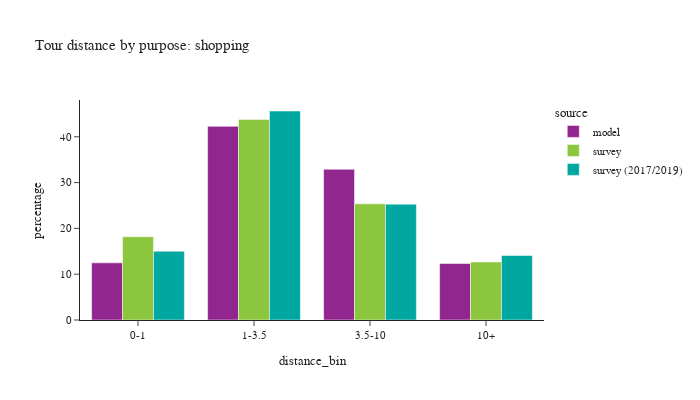

This figure's notebook cell:
### Code cell
plot_bins(tour, tour['pdpurp'] == 5, 'shopping')

### Figure 1 — Plotly figure (JSON) as saved in the notebook; plotly's stock layout.template omitted (floating-point values rounded to 4 significant figures)
{"data": [{"alignmentgroup": "True", "customdata": [[17498], [59288], [46152], [17299]], "hovertemplate": "source=model<br>distance_bin=%{x}<br>percentage=%{y}<br>sample count=%{customdata[0]}<extra></extra>", "legendgroup": "model", "marker": {"color": "#91268F", "pattern": {"shape": ""}}, "name": "model", "offsetgroup": "model", "orientation": "v", "showlegend": true, "textposition": "auto", "type": "bar", "x": ["0-1", "1-3.5", "3.5-10", "10+"], "xaxis": "x", "y": [12.48, 42.28, 32.91, 12.34], "yaxis": "y"}, {"alignmentgroup": "True", "customdata": [[434], [486], [368], [115]], "hovertemplate": "source=survey<br>distance_bin=%{x}<br>percentage=%{y}<br>sample count=%{customdata[0]}<extra></extra>", "legendgroup": "survey", "marker": {"color": "#8CC63E", "pattern": {"shape": ""}}, "name": "survey", "offsetgroup": "survey", "orientation": "v", "showlegend": true, "textposition": "auto", "type": "bar", "x": ["0-1", "1-3.5", "3.5-10", "10+"], "xaxis": "x", "y": [18.17, 43.8, 25.37, 12.66], "yaxis": "y"}, {"alignmentgroup": "True", "customdata": [[983], [934], [528], [149]], "hovertemplate": "source=survey (2017/2019)<br>distance_bin=%{x}<br>percentage=%{y}<br>sample count=%{customdata[0]}<extra></extra>", "legendgroup": "survey (2017/2019)", "marker": {"color": "#00A7A0", "pattern": {"shape": ""}}, "name": "survey (2017/2019)", "offsetgroup": "survey (2017/2019)", "orientation": "v", "showlegend": true, "textposition": "auto", "type": "bar", "x": ["0-1", "1-3.5", "3.5-10", "10+"], "xaxis": "x", "y": [15.01, 45.63, 25.29, 14.07], "yaxis": "y"}], "layout": {"barmode": "group", "font": {"size": 11}, "height": 400, "legend": {"title": {"text": "source"}, "tracegroupgap": 0}, "title": {"text": "Tour distance by purpose: shopping"}, "width": 700, "xaxis": {"anchor": "y", "domain": [0, 1], "title": {"text": "distance_bin"}}, "yaxis": {"anchor": "x", "domain": [0, 1], "title": {"text": "percentage"}}}}
